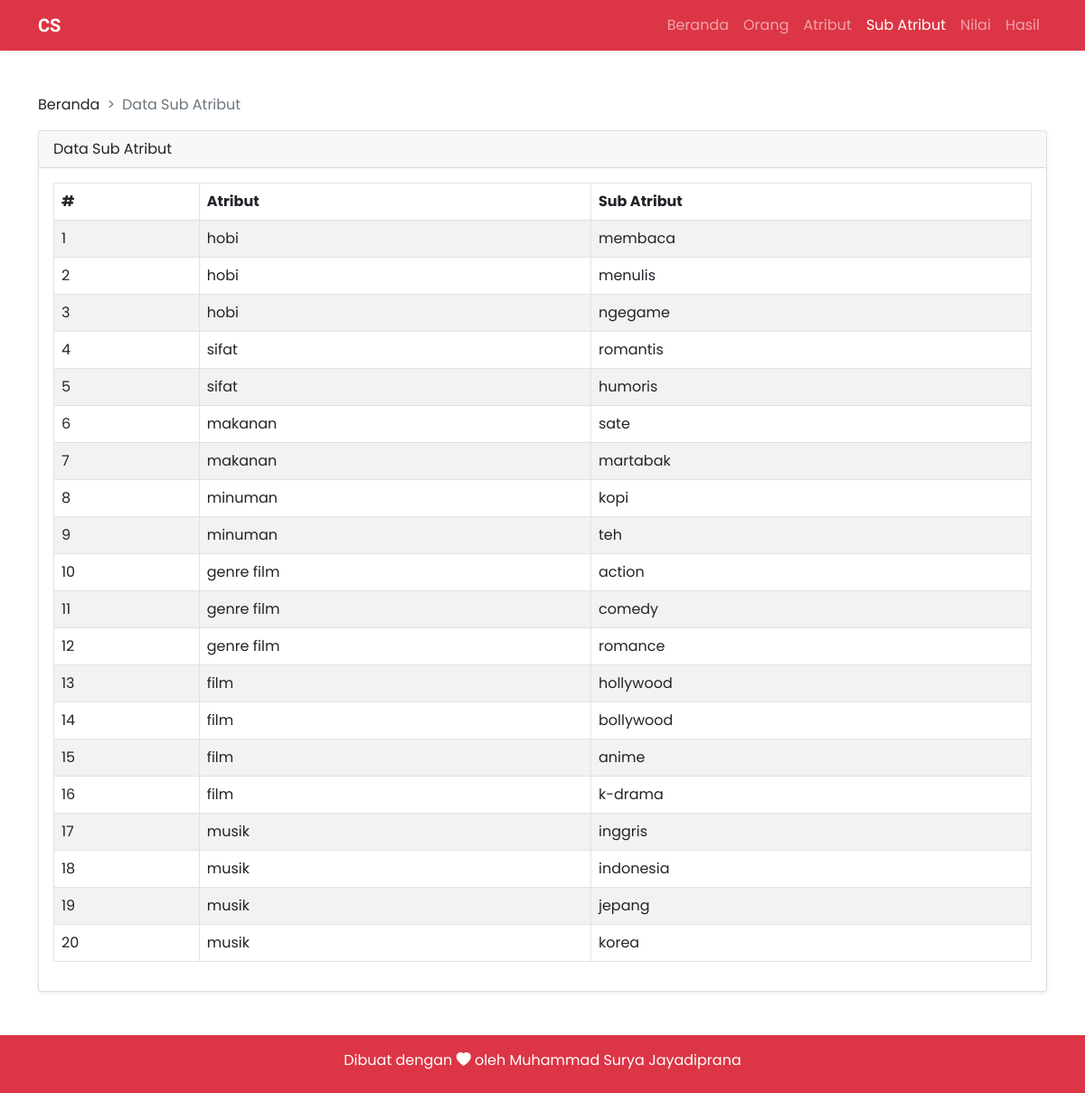
The page /index?page=data_sub_atribut on the database its author committed.
### tables this page shows
CREATE TABLE `sub_attribute` (
  `id` int(11) NOT NULL,
  `attribute_id` int(11) NOT NULL,
  `name` varchar(150) NOT NULL
);

CREATE TABLE `attribute` (
  `id` int(11) NOT NULL,
  `name` varchar(150) NOT NULL
);

### function/Function.php (called while the page is built, shortened)
<?php
function Connection()
{
    return mysqli_connect("localhost", "root", "", "cocok");
}
function showData($query)
{
    $con = Connection();
    $result = mysqli_query($con, $query);
    $rows = [];
    while ($row = mysqli_fetch_assoc($result)) {
        $rows[] = $row;
    }
    return $rows;
}

### page/sub_attribute/view.php (the view)
<?php
include("function/Function.php");
$query = showData("SELECT sub_attribute.id AS id,sub_attribute.name AS subatr, attribute.name FROM sub_attribute INNER JOIN attribute ON sub_attribute.attribute_id = attribute.id");
?>
<section class="py-5">
    <div class="container">
        <div class="row">
            <div class="col-md-12">
                <nav style="--bs-breadcrumb-divider: '>';" aria-label="breadcrumb">
                    <ol class="breadcrumb">
                        <li class="breadcrumb-item">Beranda</li>
                        <li class="breadcrumb-item active" aria-current="page">Data Sub Atribut</li>
                    </ol>
                </nav>
            </div>
        </div>
        <div class="row">
            <div class="col-md-12">
                <div class="card shadow-sm">
                    <div class="card-header">
                        Data Sub Atribut
                    </div>
                    <div class="card-body">
                        <div class="table-responsive">
                            <table class="table table-striped table-bordered table-hover" id="table">
                                <thead>
                                    <tr>
                                        <th>#</th>
                                        <th>Atribut</th>
                                        <th>Sub Atribut</th>
                                    </tr>
                                </thead>
                                <tbody>
                                    <?php $i = 1; ?>
                                    <?php foreach ($query as $data) : ?>
                                        <tr>
                                            <td><?= $i++ ?></td>
                                            <td><?= $data["name"] ?></td>
                                            <td><?= $data["subatr"] ?></td>
                                        </tr>
                                    <?php endforeach ?>
                                </tbody>
                            </table>
                        </div>
                    </div>
                </div>
            </div>
        </div>
    </div>
</section>

### index.php (shortened to what this page needs)
<!DOCTYPE html>
<html lang="en">
<head>
    <link rel="stylesheet" href="asset/css/bootstrap.min.css">
    <link rel="stylesheet" href="asset/css/aos.css">
    <link href="https://cdn.jsdelivr.net/npm/vanilla-datatables@latest/dist/vanilla-dataTables.min.css" rel="stylesheet" type="text/css">
    <link rel="stylesheet" href="https://cdn.jsdelivr.net/npm/bootstrap-icons@1.5.0/font/bootstrap-icons.css">
    <link rel="stylesheet" href="asset/css/costume.css">
</head>
<body>
    <?php include("template/navbar.php") ?>
    <main class="flex-shrink-0">
        <?php include('function/Menu.php') ?>
    </main>
    <?php include("template/footer.php") ?>
</body>
</html>

### template/navbar.php (shortened to what this page needs)
<nav class="navbar navbar-expand-lg navbar-dark bg-danger shadow-sm">
    <div class="container">
        <a class="navbar-brand" href="index?page=beranda">CS</a>
        <div class="collapse navbar-collapse" id="navbarNavAltMarkup">
            <div class="navbar-nav ms-auto">
                <a class="nav-link <?php if ($_GET['page'] == 'beranda') echo "active" ?>" href="index?page=beranda">Beranda</a>
                <a class="nav-link <?php if ($_GET['page'] == 'data_orang' || $_GET["page"] == 'ubah_data_orang' || $_GET["page"] == 'tambah_data_orang') echo "active" ?>" href="index?page=data_orang">Orang</a>
                <a class="nav-link <?php if ($_GET['page'] == 'data_atribut') echo "active" ?>" href="index?page=data_atribut">Atribut</a>
                <a class="nav-link <?php if ($_GET['page'] == 'data_sub_atribut') echo "active" ?>" href="index?page=data_sub_atribut">Sub Atribut</a>
                <a class="nav-link <?php if ($_GET['page'] == 'data_nilai' || $_GET['page'] == 'ubah_data_nilai') echo "active" ?>" href="index?page=data_nilai">Nilai</a>
                <a class="nav-link <?php if ($_GET['page'] == 'hasil') echo "active" ?>" href="index?page=hasil">Hasil</a>
            </div>
        </div>
    </div>
</nav>

### function/Menu.php (shortened to what this page needs)
<?php
if (isset($_GET['page'])) {
    $page = $_GET['page'];
    switch ($page) {
        case 'data_sub_atribut':
            include "page/sub_attribute/view.php";
            break;
    }
} else {
    include "page/home.php";
}

### template/footer.php
<footer class="py-2 bg-danger text-white">
    <div class="container">
        <div class="row">
            <div class="col-md-12">
                <div class="my-2 text-center">
                    <p>Dibuat dengan <span><i class="bi bi-heart-fill"></i></span> oleh <a href="https://suryamsj.my.id">Muhammad Surya Jayadiprana</a></p>
                </div>
            </div>
        </div>
    </div>
</footer>

### asset/css/costume.css (style rules this page uses)
body { font-family: 'Poppins', sans-serif; }
.navbar-brand { font-family: 'Spartan', sans-serif; font-weight: 700; }
footer a { color: #ffffff; text-decoration: none; }

### rows shown on the page
sub_attribute: attribute.name "hobi", name "membaca"
sub_attribute: attribute.name "hobi", name "menulis"
sub_attribute: attribute.name "hobi", name "ngegame"
sub_attribute: attribute.name "sifat", name "romantis"
sub_attribute: attribute.name "sifat", name "humoris"
sub_attribute: attribute.name "makanan", name "sate"
sub_attribute: attribute.name "makanan", name "martabak"
sub_attribute: attribute.name "minuman", name "kopi"
sub_attribute: attribute.name "minuman", name "teh"
sub_attribute: attribute.name "genre film", name "action"
sub_attribute: attribute.name "genre film", name "comedy"
sub_attribute: attribute.name "genre film", name "romance"
sub_attribute: attribute.name "film", name "hollywood"
sub_attribute: attribute.name "film", name "bollywood"
sub_attribute: attribute.name "film", name "anime"
sub_attribute: attribute.name "film", name "k-drama"
sub_attribute: attribute.name "musik", name "inggris"
sub_attribute: attribute.name "musik", name "indonesia"
sub_attribute: attribute.name "musik", name "jepang"
sub_attribute: attribute.name "musik", name "korea"
